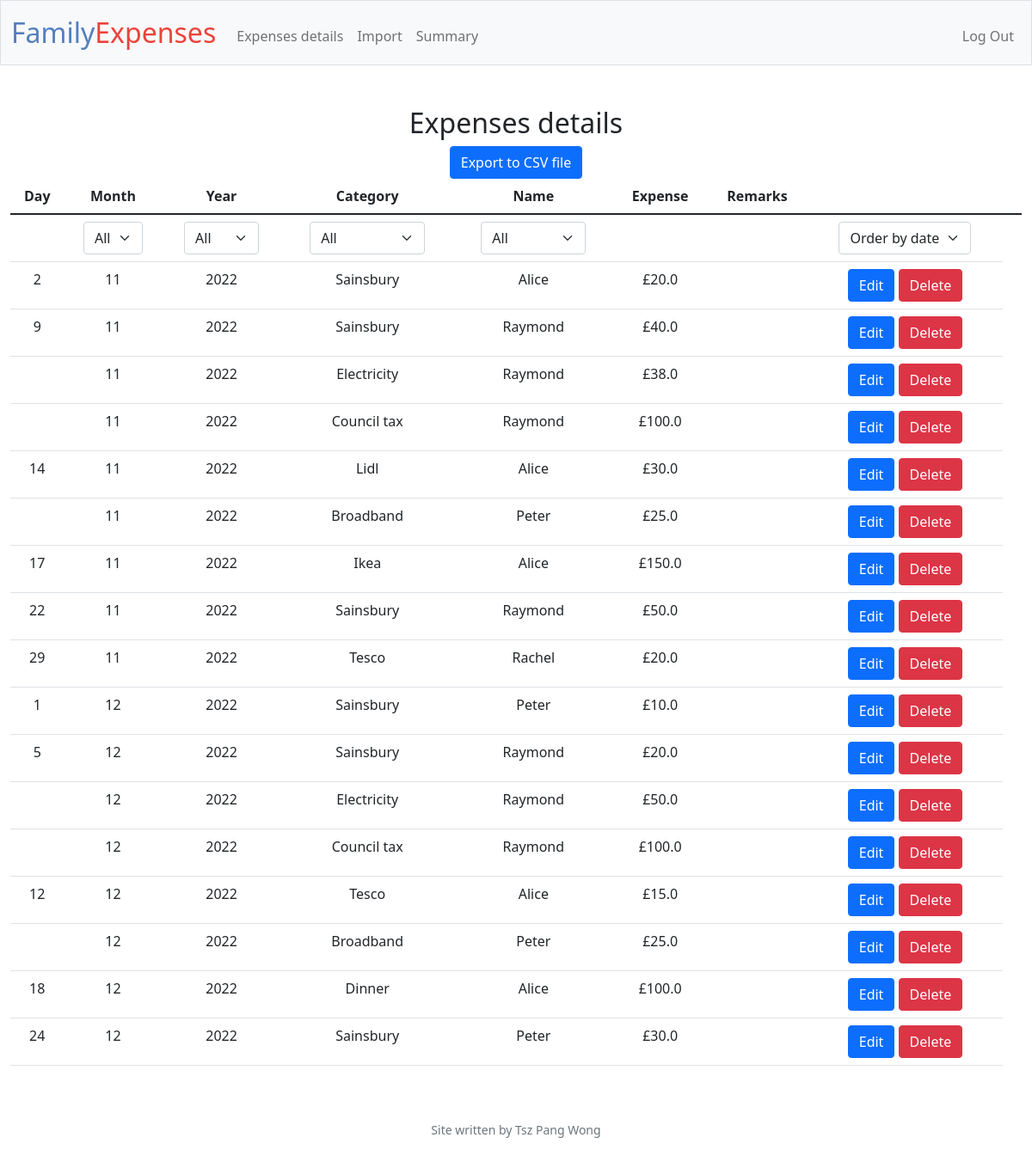
The app's page / (signed in), older data.
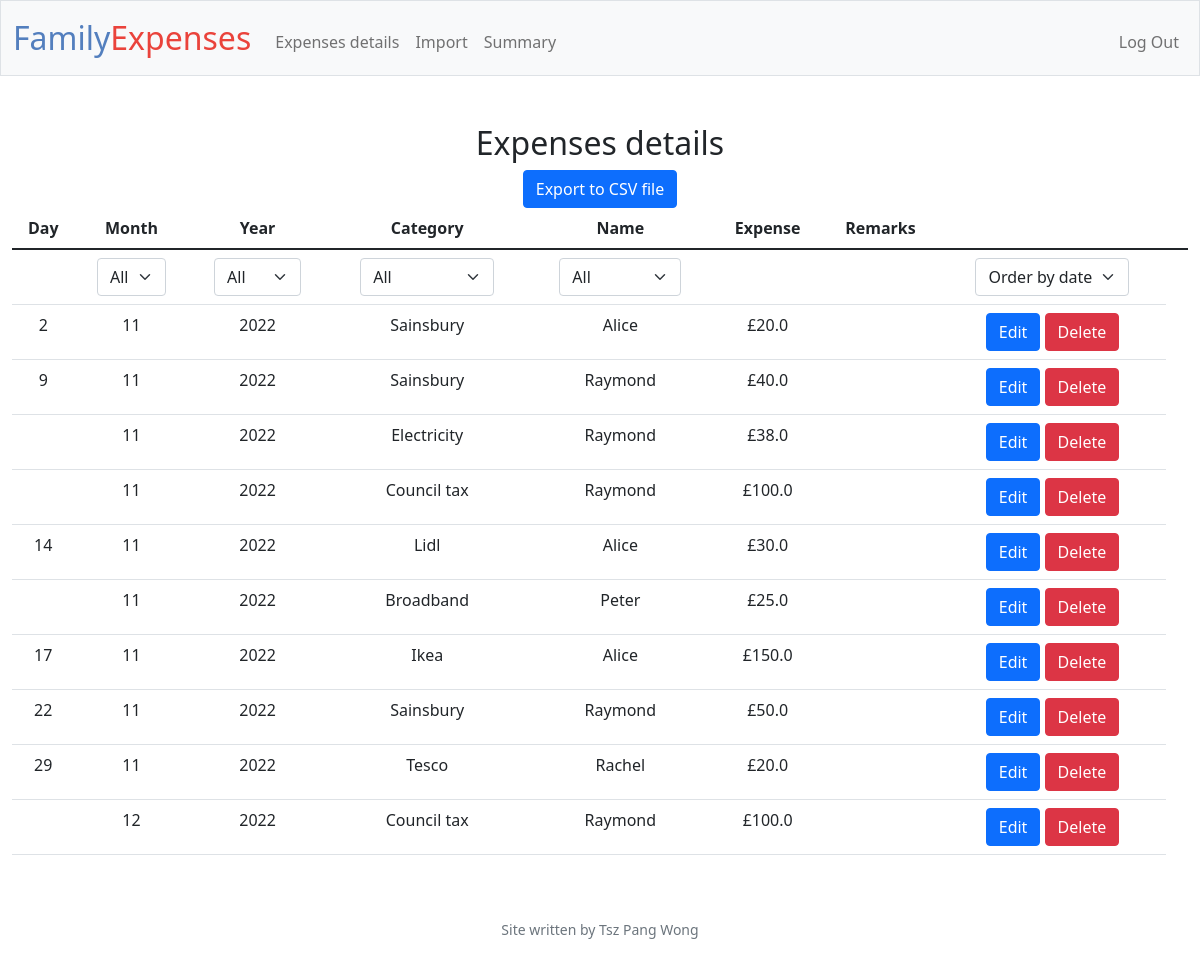
The same page, newer data.
### tables this page shows
CREATE TABLE expenses (
row_id INTEGER PRIMARY KEY,
day INTEGER,
month INTEGER NOT NULL,
year INTEGER NOT NULL,
category TEXT NOT NULL,
name TEXT NOT NULL,
expense REAL NOT NULL,
remarks TEXT,
user_id INTEGER NOT NULL,
FOREIGN KEY (user_id) REFERENCES users (id)
ON DELETE CASCADE
ON UPDATE NO ACTION);

### app.py (the view)
@app.route("/")
@login_required
def index():
    if request.method == "GET":
        cursor = connection.cursor()
        total_expenses = cursor.execute("SELECT * FROM expenses WHERE user_id = ?", [(session["user_id"])]).fetchall()
        distinct_month = cursor.execute("SELECT DISTINCT month FROM expenses WHERE user_id = ?", [session["user_id"]]).fetchall()
        distinct_year = cursor.execute("SELECT DISTINCT year FROM expenses WHERE user_id = ?", [session["user_id"]]).fetchall()
        distinct_name = cursor.execute("SELECT DISTINCT name FROM expenses WHERE user_id = ?", [session["user_id"]]).fetchall()
        distinct_category = cursor.execute("SELECT DISTINCT category FROM expenses WHERE user_id = ?", [session["user_id"]]).fetchall()
        load_selected_option = 0
        return render_template("details.html", expenses=total_expenses, d_months=distinct_month, d_years=distinct_year, d_names=distinct_name,d_categories=distinct_category, load_option = load_selected_option)

### app.py (called while the page is built)
@app.after_request
def after_request(response):
    response.headers["Cache-Control"] = "no-cache, no-store, must-revalidate"
    response.headers["Expires"] = 0
    response.headers["Pragma"] = "no-cache"
    return response

### helpers.py (called while the page is built)
def login_required(f):
    @wraps(f)
    def decorated_function(*args, **kwargs):
        if session.get("user_id") is None:
            return redirect("/login")
        return f(*args, **kwargs)
    return decorated_function

### templates/details.html (shortened to what this page needs)
{% extends "layout.html" %}
{% block main %}
    <div><h2>Expenses details</h2></div>
    <div>
        <form action="/export", method ="post">
            <button class="btn btn-primary" type="submit" id="export" name ="export">Export to CSV file</button></td>
        </form>
    </div>
<form action="/select", method = "post", id="filter_select" name="filter_select">
<table class="table">
    <thread>
        <tr>
            <th>Day</th>
            <th>Month</th>
            <th>Year</th>
            <th>Category</th>
            <th>Name</th>
            <th>Expense</th>
            <th>Remarks</th>
            <th></th>
            <th></th>
        </tr>
    </thread>
    <tbody>
        <tr>
            <td></td>
            <td>
                <select class="form-select mx-auto w-auto" id="month" name="month" onchange="select_save_auto_sumbit('month_key', this.value)">
                    <option value ='All'>All</option>
                </select>
            </td>
            <td>
                <select class="form-select mx-auto w-auto" id="year" name="year" onchange="select_save_auto_sumbit('year_key', this.value)">
                    <option value ='All'>All</option>
                </select>
            </td>
            <td>
                <select class="form-select mx-auto w-auto" id="category" name="category" onchange="select_save_auto_sumbit('category_key', this.value)">
                    <option value ='All'>All</option>
                </select>
            </td>
            <td>
                <select class="form-select mx-auto w-auto" id="name" name="name" onchange="select_save_auto_sumbit('name_key', this.value)">
                    <option value ='All'>All</option>
                </select>
            </td>
            <td></td>
            <td></td>
            <td>
                <select class="form-select mx-auto w-auto" id="order" name="order" onchange="select_save_auto_sumbit('order_key', this.value)">
                    <option value ='No' selected value>Order by date</option>
                </select>
                </td>
        </tr>
        {% for exp in expenses %}
                <td>{{ exp[1] }}</td>
                <td>{{ exp[2] }}</td>
                <td>{{ exp[3] }}</td>
                <td>{{ exp[4] }}</td>
                <td>{{ exp[5] }}</td>
                <td>£{{ exp[6] }}</td>
                <td>{{ exp[7] }}</td>
                <td><button class="btn btn-primary" type="submit" id="edit" name ="edit" value = {{ exp[0] }}>Edit</button>
                <button class="btn btn-danger" type="submit" onclick="return confirm('Are you sure?')" id="delete" name ="delete" value = {{ exp[0] }}>Delete</button></td>
        {% endfor %}
    </tbody>
</table>
</form>
{% endblock %}

### templates/layout.html (shortened to what this page needs)
<!DOCTYPE html>
<html lang="en">
    <head>
        <link href="https://cdn.jsdelivr.net/npm/bootstrap@5.1.3/dist/css/bootstrap.min.css" rel="stylesheet">
        <link href="/static/styles.css" rel="stylesheet">
    </head>
    <body>
        <nav class="bg-light border navbar navbar-expand-md navbar-light">
            <div class="container-fluid">
                <a class="navbar-brand" href="/"><span class="blue">Family</span><span class="red">Expenses</span></a>
                <div class="collapse navbar-collapse" id="navbar">
                    {% if session["user_id"] %}
                        <ul class="navbar-nav me-auto mt-2">
                            <li class="nav-item"><a class="nav-link" href="/">Expenses details</a></li>
                            <li class="nav-item"><a class="nav-link" href="/dataimport">Import</a></li>
                            <li class="nav-item"><a class="nav-link" href="/summary">Summary</a></li>
                        </ul>
                        <ul class="navbar-nav ms-auto mt-2">
                            <li class="nav-item"><a class="nav-link" href="/logout">Log Out</a></li>
                        </ul>
                    {% else %}
                        <ul class="navbar-nav ms-auto mt-2">
                            <li class="nav-item"><a class="nav-link" href="/register">Register</a></li>
                            <li class="nav-item"><a class="nav-link" href="/login">Log In</a></li>
                        </ul>
                    {% endif %}
                </div>
            </div>
        </nav>
        <main class="container-fluid py-5 text-center">
            {% block main %}{% endblock %}
        </main>
        <footer class="mb-5 small text-center text-muted">
           Site written by Tsz Pang Wong
        </footer>
    </body>
</html>

### static/styles.css (style rules this page uses)
nav .navbar-brand { font-size: xx-large; }
nav .navbar-brand .blue { color: #537fbe; }
nav .navbar-brand .red { color: #ea433b; }

Row changes from the older to the newer data that the page shows:
removed expenses: day "1", month "12", year "2022", category "Sainsbury", name "Peter", expense "10.0", {{ exp[0] }} 22 (drawn)
removed expenses: day "5", month "12", year "2022", category "Sainsbury", name "Raymond", expense "20.0", {{ exp[0] }} 23 (drawn)
removed expenses: month "12", year "2022", category "Electricity", name "Raymond", expense "50.0", {{ exp[0] }} 24 (drawn)
removed expenses: day "12", month "12", year "2022", category "Tesco", name "Alice", expense "15.0", {{ exp[0] }} 26 (drawn)
removed expenses: month "12", year "2022", category "Broadband", name "Peter", expense "25.0", {{ exp[0] }} 27 (drawn)
removed expenses: day "18", month "12", year "2022", category "Dinner", name "Alice", expense "100.0", {{ exp[0] }} 28 (drawn)
removed expenses: day "24", month "12", year "2022", category "Sainsbury", name "Peter", expense "30.0", {{ exp[0] }} 29 (drawn)
